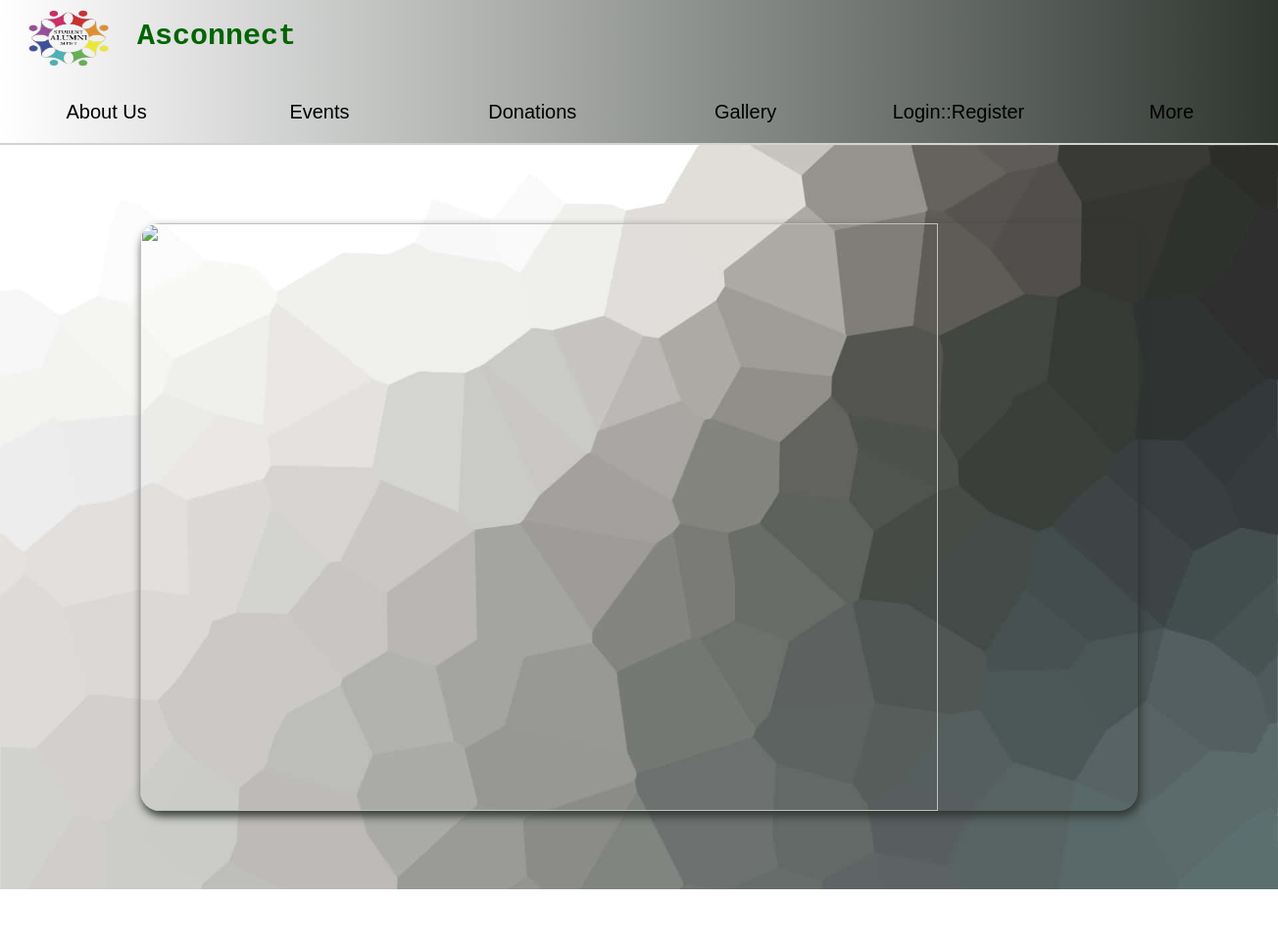
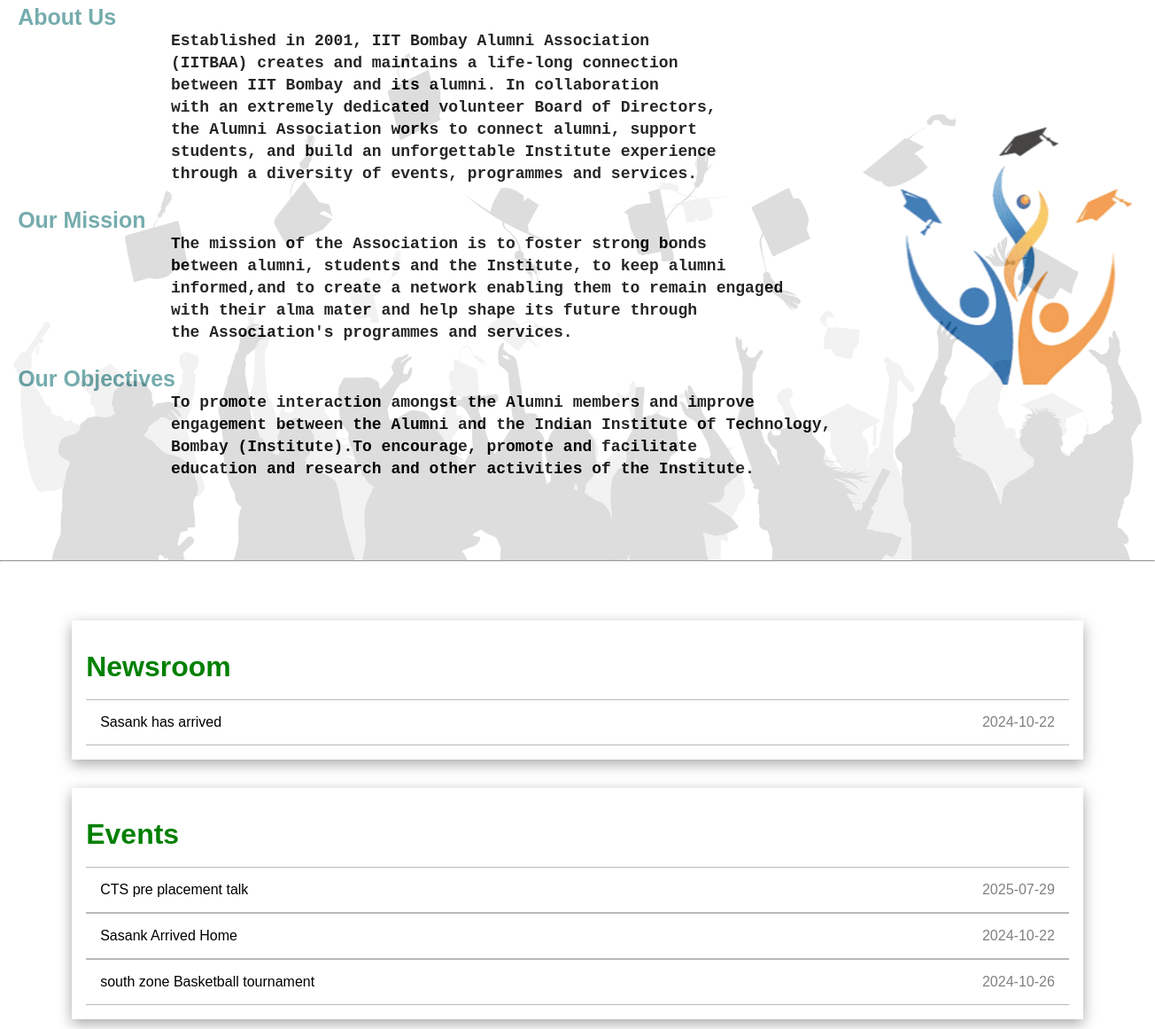
The page / on the database its author committed (2 pictures, top to bottom).
### tables this page shows
CREATE TABLE `news` (
  `id` int(11) NOT NULL,
  `alumniId` int(11) NOT NULL,
  `newsTitle` varchar(255) NOT NULL,
  `newsDescription` varchar(255) NOT NULL,
  `newsDate` date NOT NULL
);

CREATE TABLE `events` (
  `id` int(11) NOT NULL,
  `alumniId` int(11) NOT NULL,
  `eventTitle` varchar(255) NOT NULL,
  `eventDescription` varchar(500) NOT NULL,
  `eventDate` date NOT NULL,
  `extraInfo` varchar(500) NOT NULL
);

### index.php (the view, shortened to what this page needs)
<!DOCTYPE html>
<html lang="en">
<head>
    <link rel="stylesheet" href="index_final.css">
</head>
<body>
    <header>
        <ul class="heading" style="overflow: hidden;">
            <li><img src="Images/studentAlumniMeet.png" width="100" height="70"></li>
            <li style="padding-top:20px; padding-left:20px;">Asconnect</li>
        </ul>
        <ul class="links">
            <li><a href="#aboutus">About Us</a></li>
            <li><a href="#eventspage">Events</a></li>
            <li><a href="#">Donations</a></li>
            <li><a href="gallery.php">Gallery</a></li>
            <li>
                <a href="#">Login::Register</a>
            </li>
            <li>
                <a href="#">More</a>
            </li>
        </ul>
    </header>
    <hr color="lightgrey">
    <div class="gallery" id="gallery">
        <img class="slide" src="https://gecgudlavalleru.ac.in/images/admin/1572335828_bv1.jpg" width="80%" height="600">
    </div>
    <div id="aboutus">
        <div class="content">
            <h1>About Us</h1>
            <pre>
                Established in 2001, IIT Bombay Alumni Association
                (IITBAA) creates and maintains a life-long connection
                between IIT Bombay and its alumni. In collaboration
                with an extremely dedicated volunteer Board of Directors,
                the Alumni Association works to connect alumni, support
                students, and build an unforgettable Institute experience
                through a diversity of events, programmes and services.
            </pre>
            <h1>Our Mission</h1>
            <pre>
                The mission of the Association is to foster strong bonds
                between alumni, students and the Institute, to keep alumni
                informed,and to create a network enabling them to remain engaged
                with their alma mater and help shape its future through
                the Association's programmes and services.
            </pre>
            <h1>Our Objectives</h1>
            <pre>
                To promote interaction amongst the Alumni members and improve
                engagement between the Alumni and the Indian Institute of Technology,
                Bombay (Institute).To encourage, promote and facilitate
                education and research and other activities of the Institute.
            </pre>
        </div>
        <div class="aboutusImage">
            <img src="Images/alumni_icon.png" width="400" height="300">
        </div>
    </div>
    <hr>
    <div class="events" id="eventspage">
        <div class="news">
            <br>
            <h1>Newsroom</h1><br>
            <?php
                    require_once "connection.php";
                    $sql = "SELECT * FROM news ORDER BY id DESC";
                    $rows_result = mysqli_query($conn, $sql);
                    foreach($rows_result as $row):
                        ?>
                           <div class="news-update">
                                <a href="eventpage.php">
                                    <div class="news-row">
                                        <p><?php echo $row['newsTitle']?></p>
                                        <p style="color: grey"><?php echo $row['newsDate']?></p>
                                    </div>
                                </a>
                            </div>
                        <?php
                        endforeach;
                ?>
        </div>
        <div class="event">
            <br>
            <h1>Events</h1><br>
            <?php
                    require_once "connection.php";
                    $sql = "SELECT * FROM events ORDER BY id DESC";
                    $rows_result = mysqli_query($conn, $sql);
                    foreach($rows_result as $row):
                        ?>
                           <div class="event-update">
                                <a href="eventpage.php">
                                    <div class="event-row">
                                        <p><?php echo $row['eventTitle']?></p>
                                        <p style="color: grey"><?php echo $row['eventDate']?></p>
                                    </div>
                                </a>
                            </div>
                        <?php
                        endforeach;
                ?>
    </div>
</body>
</html>

### index_final.css (style rules this page uses)
* { margin: 0; padding: 0; box-sizing: border-box; font-family: Arial, Helvetica, sans-serif; scroll-behavior: smooth; }
body { height: 100%; width: 100%; }
header { height: 100%; width: 100%; background: linear-gradient(to right, #fff, #2f3630); }
.heading { display: flex; justify-content: left; align-items: left; }
.heading li { float: left; list-style-type: none; font-size: 30px; font-weight: 300; padding-left: 20px; padding-top: 4px; font-family: 'Courier New', Courier, monospace; color:darkgreen; font-weight: bold; }
.links { list-style: none; display: flex; justify-content: space-around; }
.links li { width: 100%; display: inline-block; justify-content: space-around; position: relative; }
.links li a { display: block; width: 100%; padding: 20px 25px; color: #000; text-decoration: none; text-align: center; font-size: 20px; border-radius: 5px; transition: 1000ms; }
.gallery { width: 100%; display: flex; justify-content: center; align-items: center; padding: 5em 1em; background-image: url("Images/button_background_2.jpeg"); background-size: cover; }
.gallery img { border-radius: 20px; box-shadow: #2f3630 2px 5px 10px 0px; }
#aboutus { padding-top:5%; padding-left: 5%; padding-bottom: 5%; display: flex; justify-content: center; align-items: center; position: relative; }
#aboutus::before { content:""; position: absolute; top:0; left: 0; width: 100%; height: 100%; background: url("Images/back-ground-1.jpg"); background-position: bottom; background-size: cover; opacity: 0.15; }
#aboutus h1 { font-size: 25px; color:cadetblue; }
#aboutus pre { font-family:'Courier New', monospace; font-size: 18px; line-height: 25px; font-weight: bold; }
.events { margin-top:5%; margin-left: 5%; margin-bottom: 5%; margin-right: 5%; }
.news { padding: 1em; background: transparent; margin: 2em 1em; box-shadow: rgba(0,0,0,0.35) 0px 5px 15px; }
.news-update { background-color: white; }
.news-update a { text-decoration: none; }
.news-row { display: flex; justify-content: space-between; align-items: center; padding: 1em; flex-direction:row; border:1px solid rgb(187, 184, 184); border-left: none; border-right: none; }
.news-row p { color: #000; }
.event { padding: 1em; background: transparent; margin: 2em 1em; box-shadow: rgba(0,0,0,0.35) 0px 5px 15px; }
.event-update { background-color: white; }
.event-update a { text-decoration: none; color:black; font-family: 'Lucida Sans', 'Lucida Sans Regular', 'Lucida Grande', 'Lucida Sans Unicode', Geneva, Verdana, sans-serif ; }
.event-row { display: flex; justify-content: space-between; align-items: center; padding: 1em; flex-direction:row; border:1px solid rgb(187, 184, 184); border-left: none; border-right: none; }
.event-row p { color: #000; }
.news h1, .event h1 { color: green; }

### rows shown on the page
news: newsTitle "Sasank has arrived", newsDate "2024-10-22"
events: eventTitle "CTS pre placement talk", eventDate "2025-07-29"
events: eventTitle "Sasank Arrived Home", eventDate "2024-10-22"
events: eventTitle "south zone Basketball tournament", eventDate "2024-10-26"
